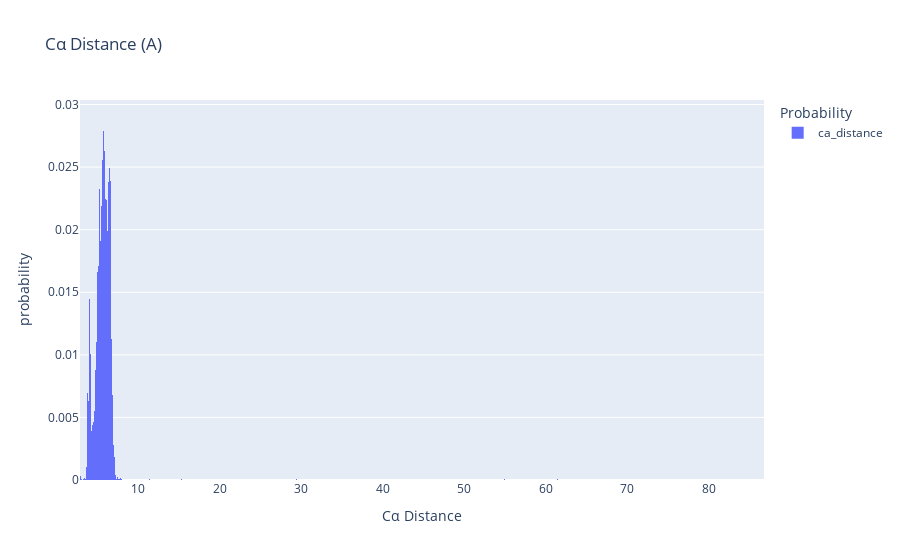

Notebook source saved alongside this figure:
### Markdown cell above
The above shows these long disulfides are structurally impossible and should be removed from consideration. They most likely resulted from errors in modeling. We can look at the overall distribution of distances with a simple histogram.

### Code cell
import plotly_express as px
#title = r'$\text{C}_\alpha \text{Distance}$'
title = r'Cα Distance (A)'
labels = {'value': 'Cα Distance', 'variable': 'Probability'}
fig = px.histogram(SS_df['ca_distance'], histnorm='probability', labels=labels,
                   title=title)
                   
fig.show()

### Figure 1 — Plotly figure (JSON) as saved in the notebook; plotly's stock layout.template omitted (floating-point values rounded to 4 significant figures; data arrays with more than 128 entries replaced by an {"elided": "..."} marker saying what was removed)
{"data": [{"alignmentgroup": "True", "bingroup": "x", "histnorm": "probability", "hovertemplate": "Probability=ca_distance<br>Cα Distance=%{x}<br>probability=%{y}<extra></extra>", "legendgroup": "ca_distance", "marker": {"color": "#636efa", "pattern": {"shape": ""}}, "name": "ca_distance", "offsetgroup": "ca_distance", "orientation": "v", "showlegend": true, "type": "histogram", "x": {"elided": "20388 float values"}, "xaxis": "x", "yaxis": "y"}], "layout": {"barmode": "relative", "legend": {"title": {"text": "Probability"}, "tracegroupgap": 0}, "title": {"text": "Cα Distance (A)"}, "xaxis": {"anchor": "y", "domain": [0, 1], "title": {"text": "Cα Distance"}}, "yaxis": {"anchor": "x", "domain": [0, 1], "title": {"text": "probability"}}}}
